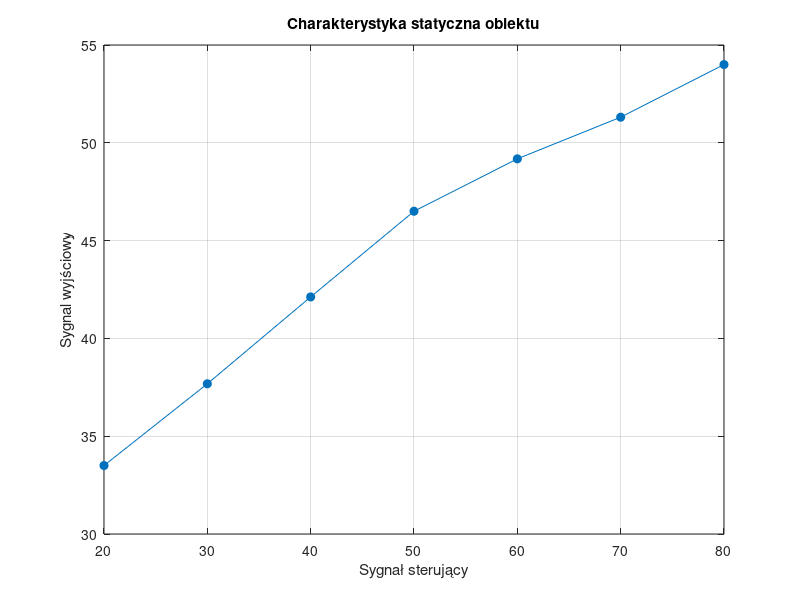

Here is the MATLAB script that generated this plot:

x = [20, 30, 40, 50, 60, 70, 80];
y = [33.50,37.68,42.12,46.50,49.18,51.31,54.00]; % tu uzupełnić


figure;
plot(x, y, '-o', 'MarkerFaceColor', 'auto', 'MarkerEdgeColor', 'auto');
xlabel('Sygnał sterujący');
ylabel('Sygnal wyjściowy');
title('Charakterystyka statyczna obiektu');
grid on;
exportgraphics(gca, 'Wykresy/char_stat_niel.pdf', 'ContentType', 'vector');
% close;